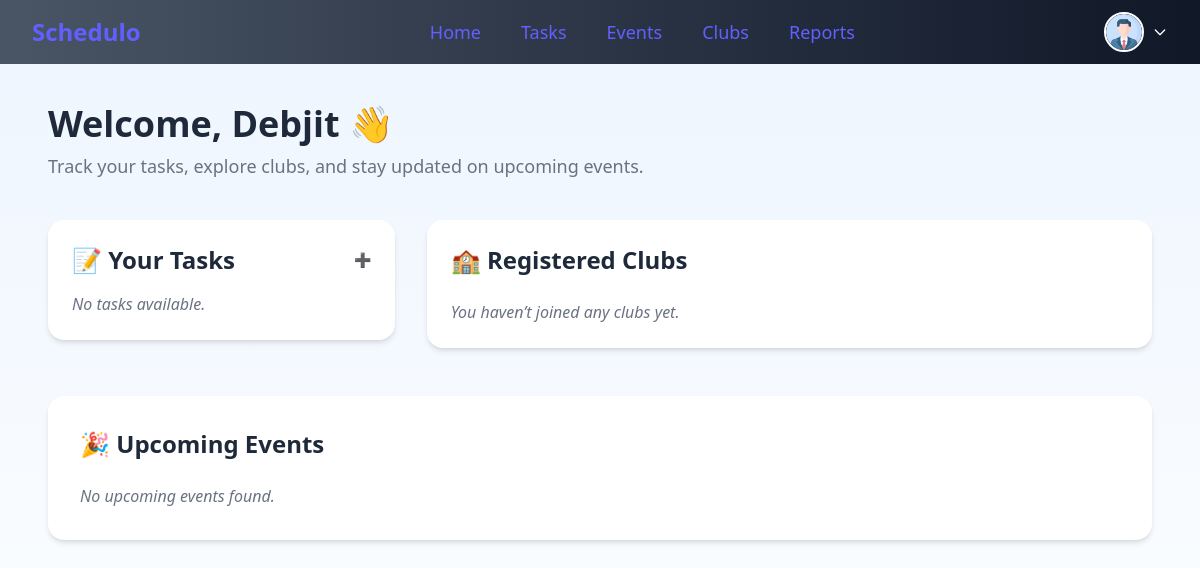
Page /accounts/student/dashboard/ (signed in) on the earlier database version.
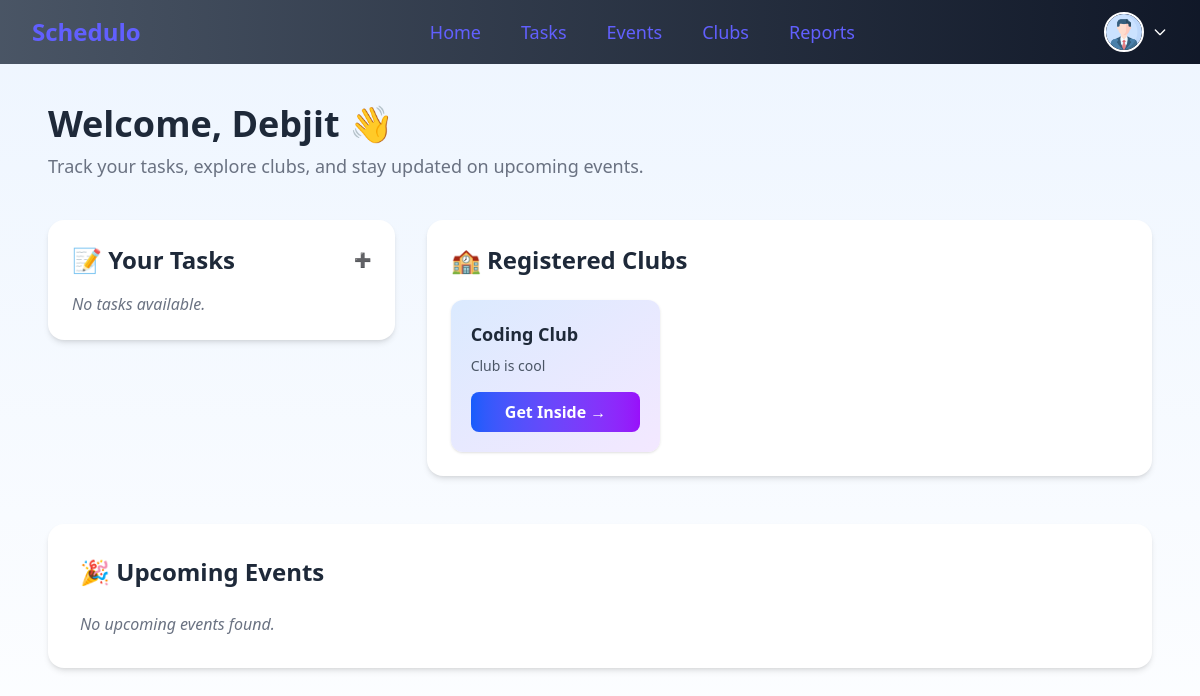
Same page on the later database version.
### Accounts/models.py (models this page shows, shortened)
class Club(models.Model):
    POSITIONS = [
        ('President', 'President'),
        ('Vice President', 'Vice President'),
        ('Secretary', 'Secretary'),
        ('Member', 'Member'),
    ]
    user = models.ManyToManyField(User)
    name = models.CharField(max_length=100)
    description = models.TextField()

### Accounts/views.py (the view)
# urls.py: path('student/dashboard/', views.student_dashboard, name='student_dashboard'),
@login_required
def student_dashboard(request):
    student = Student.objects.get(user=request.user)
    if request.method == 'POST':
        form = TaskForm(request.POST)
        if form.is_valid():
            task = form.save(commit=False)
            task.student = student
            task.teacher = Teacher.objects.first()  # Assigning a default teacher; modify as needed
            task.save()
            return redirect('student_dashboard')
    else:
        form = TaskForm()
    context = {
        'tasks': Tasks.objects.filter(student=student).all(),  # show only a few in template
        'clubs': Club.objects.filter(studentclubmembership__student=student),
        'events': Event.objects.all(),
        'registered_events': EventRegistration.objects.filter(student=student).all(),
        'student': student,
        'form': TaskForm()
    }
    return render(request, 'Students/student_dashboard.html', context)

### Accounts/models.py (called while the page is built)
    def __str__(self):
        return f"{self.user.username} - {self.position}"

### templates/Students/student_dashboard.html (shortened to what the changed rows need)
{% extends 'layout.html' %}
{% load static %}
{% block content %}
<section class="min-h-screen bg-gradient-to-b from-blue-50 to-white py-10 px-6 sm:px-12">
    <div class="max-w-7xl mx-auto mb-10">
        <h1 class="text-4xl font-extrabold text-gray-800 mb-2">
            Welcome, {{ student.user }} 👋
        </h1>
    </div>
    <div class="max-w-7xl mx-auto grid grid-cols-1 lg:grid-cols-3 gap-8 mb-12">
        <div class="lg:col-span-1">
            <div class="bg-white rounded-2xl shadow-md p-6 hover:shadow-lg transition duration-300">
                <div x-data="{ open: false }" @keydown.window.escape="open = false" class="w-full">
                    <div class="flex items-center justify-between mb-4">
                        <h2 class="text-2xl font-bold text-gray-800 flex items-center">
                            📝 Your Tasks
                        </h2>
                    </div>
                </div>
            </div>
        </div>
        <div class="lg:col-span-2">
            <div class="bg-white rounded-2xl shadow-md p-6 hover:shadow-lg transition duration-300">
                <h2 class="text-2xl font-bold text-gray-800 mb-6 flex items-center">
                    🏫 Registered Clubs
                </h2>
                {% if clubs %}
                    <div class="grid sm:grid-cols-2 lg:grid-cols-3 gap-6">
                        {% for club in clubs %}
                            <div class="bg-gradient-to-br from-blue-100 to-purple-100 rounded-xl p-5 shadow hover:shadow-xl transition transform hover:-translate-y-1">
                                <h3 class="text-lg font-bold text-gray-800 mb-2">{{ club.name }}</h3>
                                <p class="text-sm text-gray-600 mb-4">{{ club.description|truncatewords:15 }}</p>
                                <a href="#" class="block text-center bg-gradient-to-r from-blue-600 to-purple-600 text-white font-semibold py-2 rounded-lg hover:shadow-lg transition">
                                    Get Inside →
                                </a>
                            </div>
                        {% endfor %}
                    </div>
                {% else %}
                    <p class="text-gray-500 italic">You haven’t joined any clubs yet.</p>
                {% endif %}
            </div>
        </div>
    </div>
    <div class="max-w-7xl mx-auto bg-white rounded-2xl shadow-md p-8 hover:shadow-lg transition duration-300">
        <h2 class="text-2xl font-bold text-gray-800 mb-6 flex items-center">
            🎉 Upcoming Events
        </h2>
    </div>
</section>
{% endblock %}

Differences in the rows shown:
added Club: name "Coding Club", description "Club is cool"
Other differences:
text no longer shown: "You haven’t joined any clubs yet."
